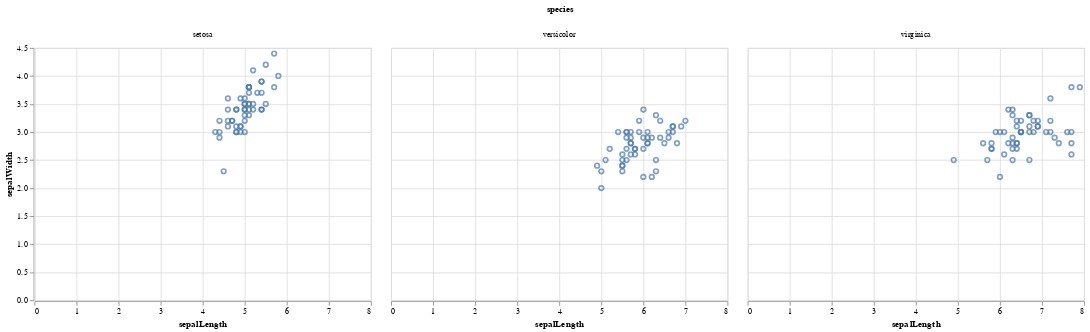

Here is the notebook cell this chart was saved with:
### Code cell
# Zoals je waarschijnlijk al kan raden
facet = x_y_points.encode(column="species")
facet

### Figure 1 — Vega-Lite specification as saved in the notebook (floating-point values rounded to 4 significant figures; data arrays with more than 128 entries replaced by an {"elided": "..."} marker saying what was removed)
{"config": {"view": {"continuousWidth": 400, "continuousHeight": 300}}, "data": {"name": "data-a264acbd6e539a8b3afc0cb5f240fb57"}, "mark": "point", "encoding": {"column": {"field": "species", "type": "nominal"}, "x": {"field": "sepalLength", "type": "quantitative"}, "y": {"field": "sepalWidth", "type": "quantitative"}}, "$schema": "https://vega.github.io/schema/vega-lite/v4.17.0.json", "datasets": {"data-a264acbd6e539a8b3afc0cb5f240fb57": {"elided": "150 records"}}}
